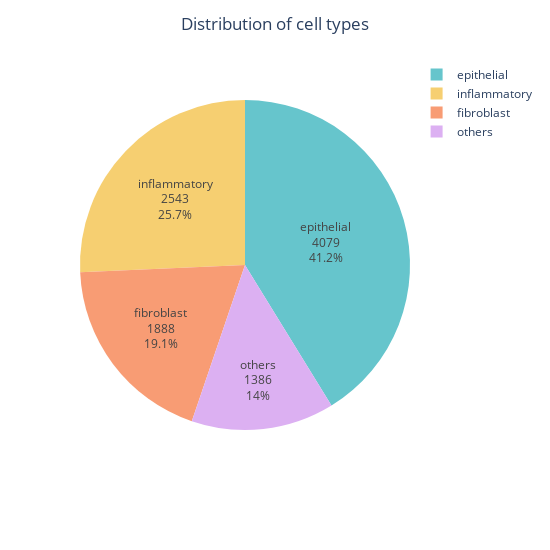

Here is the notebook cell this chart was saved with:
### Markdown cell above
51 out of total of 77 persons who have cancer, the rest 26 out of 77 is the number of people who don't have cancer cell

### Code cell
pie=px.pie(data_frame=main_data,
           names='cellTypeName',
           color_discrete_sequence=px.colors.qualitative.Pastel,
           width=550,
           height=550)
pie.update_layout(title_text='Distribution of cell types', title_x=0.5)
pie.update_traces(textinfo='value+label+percent')
pie

### Figure 1 — Plotly figure (JSON) as saved in the notebook; plotly's stock layout.template omitted (floating-point values rounded to 4 significant figures; data arrays with more than 128 entries replaced by an {"elided": "..."} marker saying what was removed)
{"data": [{"domain": {"x": [0, 1], "y": [0, 1]}, "hovertemplate": "cellTypeName=%{label}<extra></extra>", "labels": {"elided": "9896 str values"}, "legendgroup": "", "name": "", "showlegend": true, "textinfo": "value+label+percent", "type": "pie"}], "layout": {"height": 550, "legend": {"tracegroupgap": 0}, "margin": {"t": 60}, "piecolorway": ["rgb(102, 197, 204)", "rgb(246, 207, 113)", "rgb(248, 156, 116)", "rgb(220, 176, 242)", "rgb(135, 197, 95)", "rgb(158, 185, 243)", "rgb(254, 136, 177)", "rgb(201, 219, 116)", "rgb(139, 224, 164)", "rgb(180, 151, 231)", "rgb(179, 179, 179)"], "title": {"text": "Distribution of cell types", "x": 0.5}, "width": 550}}
